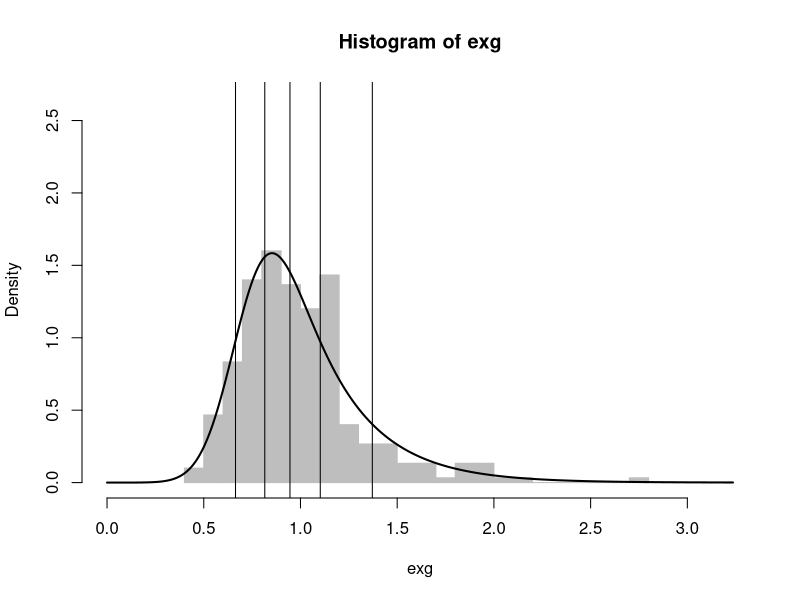

Source code (R): (Note: this script raises an error after producing the figure.)

#ExGaussian parameters
mu=.7
sig=.15
tau=.3

#number of simulated data trials
N=300

#Just to get end points for
# nice, consistent, axes on graphs
xmn=0
xmx=qexp(.999,1/tau)+qnorm(.999,mu,sig)
ymn=0
ymx=dnorm(mu,mu,sig)
  
#Simulates (randomly samples) data from an
#  ExGaussian and returns quantiles of the
#  simulated distribution
exgsim=function(mu,sig,tau,N){
  norm=rnorm(N,mu,sig)
  exp=rexp(N,1/tau)
  exg=norm+exp
  hist(exg,30,col="grey",border="grey",freq=F,
       xlim=c(xmn,xmx),ylim=c(ymn,ymx))
  q=quantile(exg,c(.1,.3,.5,.7,.9))
  abline(v=q)
  return(q)
}

#runs the sim function above
q=exgsim(mu,sig,tau,N)

#Creates a vector of observed frequency
#  counts in each RT bin separated by
#  quantiles from the exgsim function
makefreqs=function(q,N){
  freqs=c(.1,.2,.2,.2,.2,.1)*N
  return(freqs)
}

#runs the function above
f=makefreqs(q,N)

#cdf for an ExGaussian
# (You don't have to understand all this math)
pexg=function(q,mu,sig,tau){
  pnorm( ((1/tau)*(q-mu)),0,((1/tau)*sig) ) - 
  exp(  -(1/tau)*(q-mu) + ((1/tau)*sig)^2/2 + 
    log(pnorm(((1/tau)*(q-mu)),((1/tau)*sig)^2,
              ((1/tau)*sig))) )
}

#this is something called the "error function"
# that the ExGaussian pdf function needs
erfc <- function(q) 2*pnorm(q*sqrt(2),lower=FALSE)

#pdf for an ExGaussian
# (You don't have to understand all this math)
dexg=function(q,mu,sig,tau) ((1/tau)/2) * 
  exp( ((1/tau)/2)*(2*mu+(1/tau)*sig^2-2*q) ) * 
  erfc( (mu+(1/tau)*sig^2-q)/(sqrt(2)*sig) )

#Adds a line to a histogram of sampled data
#  showing the true ExGaussian function from
#  which the data were sampled. You have to
#  have a historgram plotted already for this to
#  work.
addtrue=function(mu,sig,tau){
  vq=seq(xmn,xmx,length.out = 500)
  points(vq,dexg(vq,mu,sig,tau),type="l",lwd=2)
}

#runs function above
addtrue(mu,sig,tau)

#Returns predicted proportion of scores
# in each RT bin separated by a set of
# quantiles.
# par is a parameter vector with mu, sig,
# and tau in that order
# q is a set of quantiles
pred=function(par,q){
  mu=par[1]
  sig=par[2]
  tau=par[3]
  p=c()
  bcuts=c(0,q,Inf) #cutoffs for RT bins
  for(bi in 1:(length(bcuts)-1)){
    p[bi]=pexg(bcuts[bi+1],mu,sig,tau)-
      pexg(bcuts[bi],mu,sig,tau)
  }
  
  return(p)
}

pred(c(mu, sigma, 1/tau), q)
#computes g-squared
# par is a parameter vector with mu, sig,
# and tau in that order
# dat is an observed set of frequencies
# q is a set of observed quantiles
gsqfun=function(par,dat,q){
  p=pred(par,q) #get predicted proportions
  
  #If a cell is 0 in the predictions but not in
  # the data, fill in the prediction with a small
  # number. This is a trick to keep the function
  # from returning infinity.
  p[p==0 & dat>0] = .0001
  p=p/sum(p) #renormalize so p adds up to 1 again
  
  pf=c() #predicted frequencies in each RT bin
  pf=p*sum(dat)
  
  #select RT bins that will be used to
  # calculate G^2. Bins with 0 counts
  # will be skipped to avoid values of -Inf. 
  # (This could only happen if you used fixed cutoffs
  # for the RT bins instead of taking quantiles
  # from the observed RTs)
  gslev=1:length(dat)
  gslev=gslev[dat>0]
  
  gsq=2*sum(dat[gslev]*log(dat[gslev]/pf[gslev]))
}

#starting parameter values for optimization
par=c(.5,.25,.5)

#optimization routine.
# It is repeated in a loop bc
# it doesn't always get to the
# global minimum the first time.
# Keeps running until it isn't
# improving the fit anymore.
comp=gsqfun(par,f,q)
out=0 #just a variable to control when the loop stops
while(out==0){
  fit=optim(par,gsqfun,dat=f,q=q)
  par=fit$par
  if((comp-fit$value)<=.001) out=1
  comp=fit$value
}


#Adds a line to a histogram of sampled data
#  showing the best-fitting ExGaussian function.
#  You have to have a historgram plotted already 
#  for this to work.
addfit=function(par){
  mu=par[1]
  sig=par[2]
  tau=par[3]
  vq=seq(xmn,xmx,length.out = 500)
  points(vq,dexg(vq,mu,sig,tau),type="l",col="red",lty=2,lwd=2)
}

#runs function above
addfit(par)

